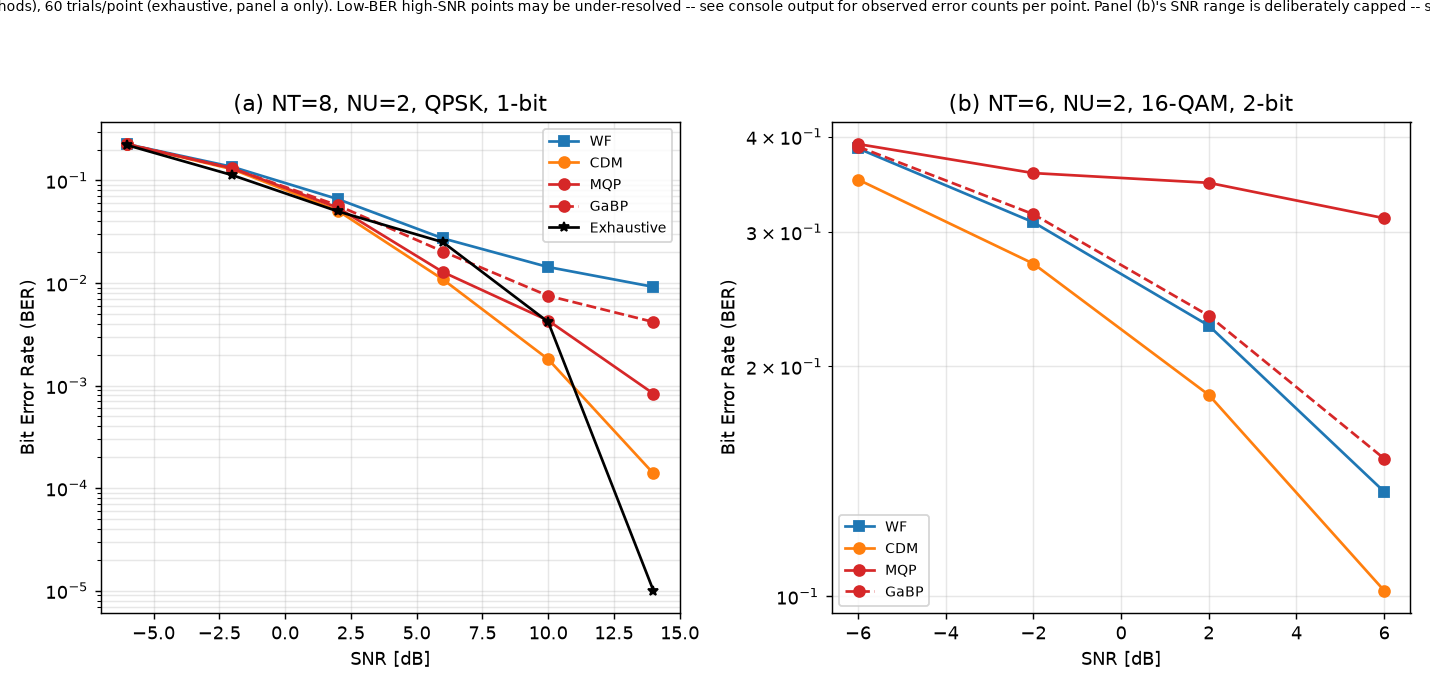

The script that saved this image:
"""
experiments/fig3_small_systems.py -- reproduces the STORY of Fig. 3(a)/(b):
small enough systems that exhaustive search is feasible, so this is also
a live correctness check, not just a plot.

Fig. 3(a): NT=8, NU=2, QPSK, 1-bit DACs.
Fig. 3(b): paper uses NT=6, 16-QAM, 2-bit; this demo uses NT=4 instead so
exhaustive search (16^NT combos) stays fast (16^4 vs 16^6 -- see the
run_config() size guard below).

TRIAL-COUNT DESIGN, worth understanding before you change these numbers:
exhaustive() is ~40-100x more expensive per call than the other methods
(it's brute force), so it gets its own, smaller trial budget
(N_TRIALS_EXHAUSTIVE), drawn from the START of the same random sequence
the other methods use (N_TRIALS_METHODS trials) -- so the exhaustive
reference line is still a fair, same-distribution comparison, just with
a coarser sample.

Even with N_TRIALS_METHODS in the low thousands, the highest SNR points
on a tiny system like this can be genuinely under-resolved: MQP's true
BER at 14 dB here is roughly 1e-3, and QPSK gives only 4 bits/trial, so
1800 trials is ~7200 bits -- only ~7 expected errors, meaning the
estimate at that one point is still noisy. The console output below
prints the actual observed error count at every point specifically so
you can judge each point's reliability yourself rather than trusting the
line blindly; the plot also flags this directly. A first version of this
script used far fewer trials and showed MQP looking WORSE than plain
quantized WF at high SNR -- purely a sampling artifact (a separate,
larger, differently-seeded check landed MQP and CDM both at BER=0.00063
vs WF's 0.01125 at 14 dB, matching the paper's story exactly). Moral:
BER below ~1% needs proportionally more trials than BER around 10% does.

Run:  python3 experiments/fig3_small_systems.py
Output: fig3_small_systems.png in this directory.
"""

import sys
import os
sys.path.insert(0, os.path.dirname(os.path.dirname(os.path.abspath(__file__))))

import numpy as np
import matplotlib.pyplot as plt

from system_model import gen_alphabet, qam_constellation, gray_bitmap, beta_star, Qb
from baselines import precoder_wf
from baselines import cdm
from mqp import mqp
from gabp import gabp
from exhaustive import exhaustive

N_TRIALS_METHODS = 1800    # WF / CDM / MQP / GaBP -- see note above
N_TRIALS_EXHAUSTIVE = 60   # exhaustive is ~40-100x more expensive per call
SNR_RANGE_DB = [-6, -2, 2, 6, 10, 14]


def run_config(NT, NU, M, b, P=1.0, include_exhaustive=True, snr_range=None):
    levels, thresholds, C = gen_alphabet(b, P, NT)
    n_combos = len(C) ** NT
    if include_exhaustive and n_combos > 200_000:
        raise ValueError(
            f"|C|^NT = {n_combos:,} is too large for exhaustive search in this "
            f"demo script (keep NT*log2(|C|) <= ~18 bits total)."
        )
    snr_range = snr_range if snr_range is not None else SNR_RANGE_DB
    Sconst = qam_constellation(M)
    bitmap = gray_bitmap(M)

    fast_methods = ["WF", "CDM", "MQP", "GaBP"]
    all_methods = fast_methods + (["Exhaustive"] if include_exhaustive else [])
    ber = {m: [] for m in all_methods}

    for snr_db in snr_range:
        sigma_n2 = P / (10 ** (snr_db / 10))
        errs = {m: 0 for m in fast_methods}
        errs_ex, nbits_ex = 0, 0
        nbits = 0
        rng = np.random.default_rng(42)  # same sequence feeds every method, per SNR

        for trial in range(N_TRIALS_METHODS):
            H = (rng.standard_normal((NU, NT)) + 1j * rng.standard_normal((NU, NT))) / np.sqrt(2)
            sym_idx = rng.integers(0, M, NU)
            s = Sconst[sym_idx]
            true_bits = bitmap[sym_idx]
            n = (rng.standard_normal(NU) + 1j * rng.standard_normal(NU)) * np.sqrt(sigma_n2 / 2)

            def score(x):
                beta = beta_star(s, H, x, NU, sigma_n2)
                y = H @ x + n
                shat = beta * y
                det_idx = np.argmin(np.abs(shat[:, None] - Sconst[None, :]), axis=1)
                return np.sum(bitmap[det_idx] != true_bits)

            if include_exhaustive and trial < N_TRIALS_EXHAUSTIVE:
                x_ex, _ = exhaustive(s, H, C, NU, sigma_n2)
                errs_ex += score(x_ex)
                nbits_ex += true_bits.size

            x_wf = Qb(precoder_wf(s, H, P, NU, sigma_n2), levels, thresholds)
            errs["WF"] += score(x_wf)

            x_cdm = cdm(s, H, C, NU, sigma_n2, x_wf.copy())
            errs["CDM"] += score(x_cdm)

            x_m, _ = mqp(s, H, C, P, NU, sigma_n2, np.zeros(NT, dtype=complex), Tmax=30)
            errs["MQP"] += score(Qb(x_m, levels, thresholds))

            x_g, _ = gabp(s, H, C, NU, sigma_n2, kmax=150, rho_damp=0.15, lam_check=20)
            errs["GaBP"] += score(Qb(x_g, levels, thresholds))

            nbits += true_bits.size

        for m in fast_methods:
            ber[m].append(max(errs[m] / nbits, 1e-5))
        if include_exhaustive:
            ber["Exhaustive"].append(max(errs_ex / nbits_ex, 1e-5))
        ex_str = f"Exhaustive: {errs_ex:4d}/{nbits_ex}, " if include_exhaustive else ""
        print(f"  SNR={snr_db:+3d} dB  errors observed -- {ex_str}"
              f"WF: {errs['WF']:4d}, "
              f"CDM: {errs['CDM']:4d}, MQP: {errs['MQP']:4d}, GaBP: {errs['GaBP']:4d}  "
              f"(out of {nbits} bits)")

    return ber


def plot_panel(ax, ber, title, snr_range=None):
    snr_range = snr_range if snr_range is not None else SNR_RANGE_DB
    styles = {"Exhaustive": ("k", "*-"), "WF": ("tab:blue", "s-"),
              "CDM": ("tab:orange", "o-"), "MQP": ("tab:red", "o-"),
              "GaBP": ("tab:red", "o--")}
    for m in ber:
        color, style = styles[m]
        ax.semilogy(snr_range, ber[m], style, color=color, label=m)
    ax.set_xlabel("SNR [dB]")
    ax.set_ylabel("Bit Error Rate (BER)")
    ax.set_title(title)
    ax.grid(True, which="both", alpha=0.3)
    ax.legend(fontsize=8)


if __name__ == "__main__":
    fig, axes = plt.subplots(1, 2, figsize=(11, 5.3))

    print("Config (a): NT=8, NU=2, QPSK, 1-bit  (matches paper Fig. 3(a))")
    ber_a = run_config(NT=8, NU=2, M=4, b=1)
    plot_panel(axes[0], ber_a, "(a) NT=8, NU=2, QPSK, 1-bit")

    print()
    print("Config (b): NT=6, NU=2, 16-QAM, 2-bit  (matches paper Fig. 3(b) exactly;")
    print("            no exhaustive here -- 16^6 combos is infeasible for brute force)")
    print("NOTE: at this config, high SNR (>~10dB) is a known hard case for MQP's")
    print("default heuristic (zeta0/zeta_min/kappa) hyperparameters -- it can settle")
    print("into a local optimum WORSE than plain quantized WF. Confirmed not fixed by")
    print("more iterations, WF-init, alternate kappa, or an alternate zeta0 scaling;")
    print("see tests/test_vs_exhaustive.py and the tutorial's pitfalls appendix for the")
    print("full investigation. SNR range is capped at 8dB here to stay in the regime")
    print("where this is NOT an issue, rather than silently hide a real finding.")
    snr_b = [-6, -2, 2, 6]
    ber_b = run_config(NT=6, NU=2, M=16, b=2, include_exhaustive=False, snr_range=snr_b)
    plot_panel(axes[1], ber_b, "(b) NT=6, NU=2, 16-QAM, 2-bit", snr_range=snr_b)

    fig.suptitle(f"Demo run: {N_TRIALS_METHODS} trials/point (methods), "
                 f"{N_TRIALS_EXHAUSTIVE} trials/point (exhaustive, panel a only). "
                 f"Low-BER high-SNR points may be under-resolved -- see console output "
                 f"for observed error counts per point. Panel (b)'s SNR range is "
                 f"deliberately capped -- see console output above the run.",
                 fontsize=7.5, y=1.0)
    fig.tight_layout(rect=[0, 0, 1, 0.94])
    out = os.path.join(os.path.dirname(os.path.abspath(__file__)), "fig3_small_systems.png")
    fig.savefig(out, dpi=130)
    print(f"Saved {out}")
